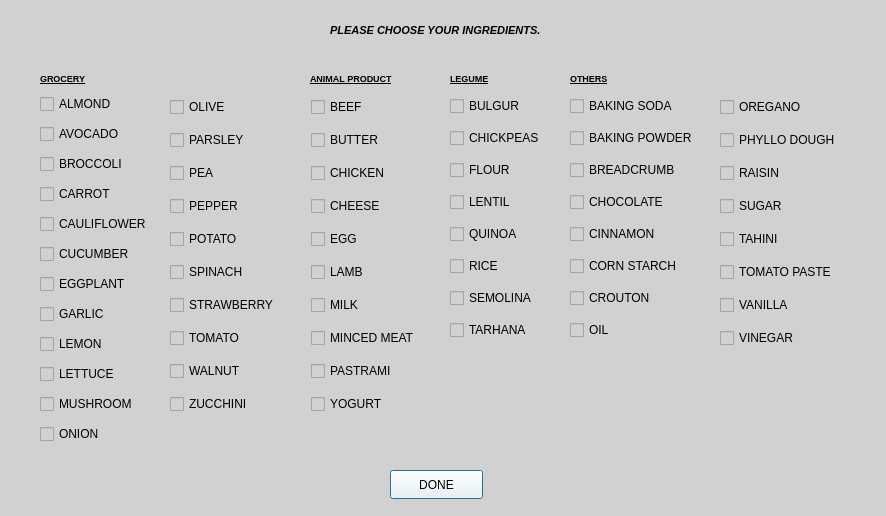
<?xml version="1.0" encoding="UTF-8"?>
<ui version="4.0">
 <class>Ingredients</class>
 <widget class="QDialog" name="Ingredients">
  <property name="geometry">
   <rect>
    <x>0</x>
    <y>0</y>
    <width>886</width>
    <height>516</height>
   </rect>
  </property>
  <property name="maximumSize">
   <size>
    <width>898</width>
    <height>516</height>
   </size>
  </property>
  <property name="font">
   <font>
    <pointsize>8</pointsize>
   </font>
  </property>
  <property name="windowTitle">
   <string>Dialog</string>
  </property>
  <property name="styleSheet">
   <string notr="true">background-color: rgb(209, 209, 209);</string>
  </property>
  <widget class="QLabel" name="label">
   <property name="geometry">
    <rect>
     <x>330</x>
     <y>20</y>
     <width>271</width>
     <height>20</height>
    </rect>
   </property>
   <property name="font">
    <font>
     <pointsize>8</pointsize>
     <italic>true</italic>
     <bold>true</bold>
    </font>
   </property>
   <property name="text">
    <string>PLEASE CHOOSE YOUR INGREDIENTS.</string>
   </property>
  </widget>
  <widget class="QPushButton" name="pushButton">
   <property name="geometry">
    <rect>
     <x>390</x>
     <y>470</y>
     <width>93</width>
     <height>29</height>
    </rect>
   </property>
   <property name="font">
    <font>
     <pointsize>9</pointsize>
    </font>
   </property>
   <property name="styleSheet">
    <string notr="true">background-color: rgb(255, 255, 255);</string>
   </property>
   <property name="text">
    <string>DONE</string>
   </property>
  </widget>
  <widget class="QLabel" name="label_2">
   <property name="geometry">
    <rect>
     <x>40</x>
     <y>70</y>
     <width>54</width>
     <height>16</height>
    </rect>
   </property>
   <property name="font">
    <font>
     <pointsize>7</pointsize>
     <italic>false</italic>
     <bold>true</bold>
     <underline>true</underline>
     <strikeout>false</strikeout>
    </font>
   </property>
   <property name="text">
    <string>GROCERY</string>
   </property>
  </widget>
  <widget class="QLabel" name="label_3">
   <property name="geometry">
    <rect>
     <x>310</x>
     <y>70</y>
     <width>105</width>
     <height>16</height>
    </rect>
   </property>
   <property name="font">
    <font>
     <pointsize>7</pointsize>
     <italic>false</italic>
     <bold>true</bold>
     <underline>true</underline>
    </font>
   </property>
   <property name="text">
    <string>ANIMAL PRODUCT</string>
   </property>
  </widget>
  <widget class="QLabel" name="label_4">
   <property name="geometry">
    <rect>
     <x>450</x>
     <y>70</y>
     <width>47</width>
     <height>16</height>
    </rect>
   </property>
   <property name="font">
    <font>
     <pointsize>7</pointsize>
     <italic>false</italic>
     <bold>true</bold>
     <underline>true</underline>
    </font>
   </property>
   <property name="text">
    <string>LEGUME</string>
   </property>
  </widget>
  <widget class="QLabel" name="label_5">
   <property name="geometry">
    <rect>
     <x>570</x>
     <y>70</y>
     <width>69</width>
     <height>16</height>
    </rect>
   </property>
   <property name="font">
    <font>
     <pointsize>7</pointsize>
     <italic>false</italic>
     <bold>true</bold>
     <underline>true</underline>
    </font>
   </property>
   <property name="text">
    <string>OTHERS</string>
   </property>
  </widget>
  <widget class="QWidget" name="layoutWidget">
   <property name="geometry">
    <rect>
     <x>450</x>
     <y>90</y>
     <width>117</width>
     <height>261</height>
    </rect>
   </property>
   <property name="font">
    <font>
     <pointsize>9</pointsize>
    </font>
   </property>
   <layout class="QGridLayout" name="gridLayout_2">
    <item row="0" column="0">
     <widget class="QCheckBox" name="checkBox_BULGUR">
      <property name="font">
       <font>
        <pointsize>9</pointsize>
       </font>
      </property>
      <property name="text">
       <string>BULGUR</string>
      </property>
     </widget>
    </item>
    <item row="1" column="0">
     <widget class="QCheckBox" name="checkBox_CHICKPEAS">
      <property name="font">
       <font>
        <pointsize>9</pointsize>
       </font>
      </property>
      <property name="text">
       <string>CHICKPEAS</string>
      </property>
     </widget>
    </item>
    <item row="2" column="0">
     <widget class="QCheckBox" name="checkBox_FLOUR">
      <property name="font">
       <font>
        <pointsize>9</pointsize>
       </font>
      </property>
      <property name="text">
       <string>FLOUR</string>
      </property>
     </widget>
    </item>
    <item row="3" column="0">
     <widget class="QCheckBox" name="checkBox_LENTIL">
      <property name="font">
       <font>
        <pointsize>9</pointsize>
       </font>
      </property>
      <property name="text">
       <string>LENTIL</string>
      </property>
     </widget>
    </item>
    <item row="4" column="0">
     <widget class="QCheckBox" name="checkBox_QUINOA">
      <property name="font">
       <font>
        <pointsize>9</pointsize>
       </font>
      </property>
      <property name="text">
       <string>QUINOA</string>
      </property>
     </widget>
    </item>
    <item row="5" column="0">
     <widget class="QCheckBox" name="checkBox_RICE">
      <property name="font">
       <font>
        <pointsize>9</pointsize>
       </font>
      </property>
      <property name="text">
       <string>RICE</string>
      </property>
     </widget>
    </item>
    <item row="6" column="0">
     <widget class="QCheckBox" name="checkBox_SEMOLINA">
      <property name="font">
       <font>
        <pointsize>9</pointsize>
       </font>
      </property>
      <property name="text">
       <string>SEMOLINA</string>
      </property>
     </widget>
    </item>
    <item row="7" column="0">
     <widget class="QCheckBox" name="checkBox_TARHANA">
      <property name="font">
       <font>
        <pointsize>9</pointsize>
       </font>
      </property>
      <property name="text">
       <string>TARHANA</string>
      </property>
     </widget>
    </item>
   </layout>
  </widget>
  <widget class="QWidget" name="layoutWidget">
   <property name="geometry">
    <rect>
     <x>311</x>
     <y>90</y>
     <width>131</width>
     <height>331</height>
    </rect>
   </property>
   <property name="font">
    <font>
     <pointsize>9</pointsize>
    </font>
   </property>
   <layout class="QGridLayout" name="gridLayout_3">
    <item row="0" column="0">
     <widget class="QCheckBox" name="checkBox_BEEF">
      <property name="font">
       <font>
        <pointsize>9</pointsize>
       </font>
      </property>
      <property name="text">
       <string>BEEF</string>
      </property>
     </widget>
    </item>
    <item row="1" column="0">
     <widget class="QCheckBox" name="checkBox_BUTTER">
      <property name="font">
       <font>
        <pointsize>9</pointsize>
       </font>
      </property>
      <property name="text">
       <string>BUTTER</string>
      </property>
     </widget>
    </item>
    <item row="2" column="0">
     <widget class="QCheckBox" name="checkBox_CHICKEN">
      <property name="font">
       <font>
        <pointsize>9</pointsize>
       </font>
      </property>
      <property name="text">
       <string>CHICKEN</string>
      </property>
     </widget>
    </item>
    <item row="3" column="0">
     <widget class="QCheckBox" name="checkBox_CHEESE">
      <property name="font">
       <font>
        <pointsize>9</pointsize>
       </font>
      </property>
      <property name="text">
       <string>CHEESE</string>
      </property>
     </widget>
    </item>
    <item row="4" column="0">
     <widget class="QCheckBox" name="checkBox_EGG">
      <property name="font">
       <font>
        <pointsize>9</pointsize>
       </font>
      </property>
      <property name="text">
       <string>EGG</string>
      </property>
     </widget>
    </item>
    <item row="5" column="0">
     <widget class="QCheckBox" name="checkBox_LAMB">
      <property name="font">
       <font>
        <pointsize>9</pointsize>
       </font>
      </property>
      <property name="text">
       <string>LAMB</string>
      </property>
     </widget>
    </item>
    <item row="6" column="0">
     <widget class="QCheckBox" name="checkBox_MILK">
      <property name="font">
       <font>
        <pointsize>9</pointsize>
       </font>
      </property>
      <property name="text">
       <string>MILK</string>
      </property>
     </widget>
    </item>
    <item row="7" column="0">
     <widget class="QCheckBox" name="checkBox_MINCEDMEAT">
      <property name="font">
       <font>
        <pointsize>9</pointsize>
       </font>
      </property>
      <property name="text">
       <string>MINCED MEAT</string>
      </property>
     </widget>
    </item>
    <item row="8" column="0">
     <widget class="QCheckBox" name="checkBox_PASTRAMI">
      <property name="font">
       <font>
        <pointsize>9</pointsize>
       </font>
      </property>
      <property name="text">
       <string>PASTRAMI</string>
      </property>
     </widget>
    </item>
    <item row="9" column="0">
     <widget class="QCheckBox" name="checkBox_YOGURT">
      <property name="font">
       <font>
        <pointsize>9</pointsize>
       </font>
      </property>
      <property name="text">
       <string>YOGURT</string>
      </property>
     </widget>
    </item>
   </layout>
  </widget>
  <widget class="QWidget" name="layoutWidget">
   <property name="geometry">
    <rect>
     <x>170</x>
     <y>90</y>
     <width>131</width>
     <height>331</height>
    </rect>
   </property>
   <property name="font">
    <font>
     <pointsize>9</pointsize>
    </font>
   </property>
   <layout class="QGridLayout" name="gridLayout_4">
    <item row="0" column="0">
     <widget class="QCheckBox" name="checkBox_OLIVE">
      <property name="font">
       <font>
        <pointsize>9</pointsize>
       </font>
      </property>
      <property name="text">
       <string>OLIVE</string>
      </property>
     </widget>
    </item>
    <item row="1" column="0">
     <widget class="QCheckBox" name="checkBox_PARSLEY">
      <property name="font">
       <font>
        <pointsize>9</pointsize>
       </font>
      </property>
      <property name="text">
       <string>PARSLEY</string>
      </property>
     </widget>
    </item>
    <item row="2" column="0">
     <widget class="QCheckBox" name="checkBox_PEA">
      <property name="font">
       <font>
        <pointsize>9</pointsize>
       </font>
      </property>
      <property name="text">
       <string>PEA</string>
      </property>
     </widget>
    </item>
    <item row="3" column="0">
     <widget class="QCheckBox" name="checkBox_PEPPER">
      <property name="font">
       <font>
        <pointsize>9</pointsize>
       </font>
      </property>
      <property name="text">
       <string>PEPPER</string>
      </property>
     </widget>
    </item>
    <item row="4" column="0">
     <widget class="QCheckBox" name="checkBox_POTATO">
      <property name="font">
       <font>
        <pointsize>9</pointsize>
       </font>
      </property>
      <property name="text">
       <string>POTATO</string>
      </property>
     </widget>
    </item>
    <item row="5" column="0">
     <widget class="QCheckBox" name="checkBox_SPINACH">
      <property name="font">
       <font>
        <pointsize>9</pointsize>
       </font>
      </property>
      <property name="text">
       <string>SPINACH</string>
      </property>
     </widget>
    </item>
    <item row="6" column="0">
     <widget class="QCheckBox" name="checkBox_STRAWBERRY">
      <property name="font">
       <font>
        <pointsize>9</pointsize>
       </font>
      </property>
      <property name="text">
       <string>STRAWBERRY</string>
      </property>
     </widget>
    </item>
    <item row="7" column="0">
     <widget class="QCheckBox" name="checkBox_TOMATO">
      <property name="font">
       <font>
        <pointsize>9</pointsize>
       </font>
      </property>
      <property name="text">
       <string>TOMATO</string>
      </property>
     </widget>
    </item>
    <item row="8" column="0">
     <widget class="QCheckBox" name="checkBox_WALNUT">
      <property name="font">
       <font>
        <pointsize>9</pointsize>
       </font>
      </property>
      <property name="text">
       <string>WALNUT</string>
      </property>
     </widget>
    </item>
    <item row="9" column="0">
     <widget class="QCheckBox" name="checkBox_ZUCCHINI">
      <property name="font">
       <font>
        <pointsize>9</pointsize>
       </font>
      </property>
      <property name="text">
       <string>ZUCCHINI</string>
      </property>
     </widget>
    </item>
   </layout>
  </widget>
  <widget class="QWidget" name="layoutWidget">
   <property name="geometry">
    <rect>
     <x>40</x>
     <y>90</y>
     <width>128</width>
     <height>367</height>
    </rect>
   </property>
   <property name="font">
    <font>
     <pointsize>9</pointsize>
    </font>
   </property>
   <layout class="QGridLayout" name="gridLayout_5">
    <item row="0" column="0">
     <widget class="QCheckBox" name="checkBox_ALMOND">
      <property name="font">
       <font>
        <pointsize>9</pointsize>
       </font>
      </property>
      <property name="text">
       <string>ALMOND</string>
      </property>
     </widget>
    </item>
    <item row="9" column="0">
     <widget class="QCheckBox" name="checkBox_LETTUCE">
      <property name="font">
       <font>
        <pointsize>9</pointsize>
       </font>
      </property>
      <property name="text">
       <string>LETTUCE</string>
      </property>
     </widget>
    </item>
    <item row="3" column="0">
     <widget class="QCheckBox" name="checkBox_CARROT">
      <property name="font">
       <font>
        <pointsize>9</pointsize>
       </font>
      </property>
      <property name="text">
       <string>CARROT</string>
      </property>
     </widget>
    </item>
    <item row="10" column="0">
     <widget class="QCheckBox" name="checkBox_MUSHROOM">
      <property name="font">
       <font>
        <pointsize>9</pointsize>
       </font>
      </property>
      <property name="text">
       <string>MUSHROOM</string>
      </property>
     </widget>
    </item>
    <item row="2" column="0">
     <widget class="QCheckBox" name="checkBox_BROCCOLI">
      <property name="font">
       <font>
        <pointsize>9</pointsize>
       </font>
      </property>
      <property name="text">
       <string>BROCCOLI</string>
      </property>
     </widget>
    </item>
    <item row="8" column="0">
     <widget class="QCheckBox" name="checkBox_LEMON">
      <property name="font">
       <font>
        <pointsize>9</pointsize>
       </font>
      </property>
      <property name="text">
       <string>LEMON</string>
      </property>
     </widget>
    </item>
    <item row="11" column="0">
     <widget class="QCheckBox" name="checkBox_ONION">
      <property name="font">
       <font>
        <pointsize>9</pointsize>
       </font>
      </property>
      <property name="text">
       <string>ONION</string>
      </property>
     </widget>
    </item>
    <item row="5" column="0">
     <widget class="QCheckBox" name="checkBox_CUCUMBER">
      <property name="font">
       <font>
        <pointsize>9</pointsize>
       </font>
      </property>
      <property name="text">
       <string>CUCUMBER</string>
      </property>
     </widget>
    </item>
    <item row="6" column="0">
     <widget class="QCheckBox" name="checkBox_EGGPLANT">
      <property name="font">
       <font>
        <pointsize>9</pointsize>
       </font>
      </property>
      <property name="text">
       <string>EGGPLANT</string>
      </property>
     </widget>
    </item>
    <item row="1" column="0">
     <widget class="QCheckBox" name="checkBox_AVOCADO">
      <property name="font">
       <font>
        <pointsize>9</pointsize>
       </font>
      </property>
      <property name="text">
       <string>AVOCADO</string>
      </property>
     </widget>
    </item>
    <item row="7" column="0">
     <widget class="QCheckBox" name="checkBox_GARLIC">
      <property name="font">
       <font>
        <pointsize>9</pointsize>
       </font>
      </property>
      <property name="text">
       <string>GARLIC</string>
      </property>
     </widget>
    </item>
    <item row="4" column="0">
     <widget class="QCheckBox" name="checkBox_CAULIFLOWER">
      <property name="text">
       <string>CAULIFLOWER</string>
      </property>
     </widget>
    </item>
   </layout>
  </widget>
  <widget class="QWidget" name="layoutWidget">
   <property name="geometry">
    <rect>
     <x>570</x>
     <y>90</y>
     <width>147</width>
     <height>261</height>
    </rect>
   </property>
   <layout class="QGridLayout" name="gridLayout">
    <item row="0" column="0">
     <widget class="QCheckBox" name="checkBox_BAKINGSODA">
      <property name="font">
       <font>
        <pointsize>9</pointsize>
       </font>
      </property>
      <property name="text">
       <string>BAKING SODA</string>
      </property>
     </widget>
    </item>
    <item row="1" column="0">
     <widget class="QCheckBox" name="checkBox_BAKINGPOWDER">
      <property name="font">
       <font>
        <pointsize>9</pointsize>
       </font>
      </property>
      <property name="text">
       <string>BAKING POWDER</string>
      </property>
     </widget>
    </item>
    <item row="2" column="0">
     <widget class="QCheckBox" name="checkBox_BREADCRUMB">
      <property name="font">
       <font>
        <pointsize>9</pointsize>
       </font>
      </property>
      <property name="text">
       <string>BREADCRUMB</string>
      </property>
     </widget>
    </item>
    <item row="3" column="0">
     <widget class="QCheckBox" name="checkBox_CHOCOLATE">
      <property name="font">
       <font>
        <pointsize>9</pointsize>
       </font>
      </property>
      <property name="text">
       <string>CHOCOLATE</string>
      </property>
     </widget>
    </item>
    <item row="4" column="0">
     <widget class="QCheckBox" name="checkBox_CINNAMON">
      <property name="font">
       <font>
        <pointsize>9</pointsize>
       </font>
      </property>
      <property name="text">
       <string>CINNAMON</string>
      </property>
     </widget>
    </item>
    <item row="5" column="0">
     <widget class="QCheckBox" name="checkBox_CORNSTARCH">
      <property name="font">
       <font>
        <pointsize>9</pointsize>
       </font>
      </property>
      <property name="text">
       <string>CORN STARCH</string>
      </property>
     </widget>
    </item>
    <item row="6" column="0">
     <widget class="QCheckBox" name="checkBox_CROUTON">
      <property name="font">
       <font>
        <pointsize>9</pointsize>
       </font>
      </property>
      <property name="text">
       <string>CROUTON</string>
      </property>
     </widget>
    </item>
    <item row="7" column="0">
     <widget class="QCheckBox" name="checkBox_OIL">
      <property name="font">
       <font>
        <pointsize>9</pointsize>
       </font>
      </property>
      <property name="text">
       <string>OIL</string>
      </property>
     </widget>
    </item>
   </layout>
  </widget>
  <widget class="QWidget" name="layoutWidget">
   <property name="geometry">
    <rect>
     <x>720</x>
     <y>90</y>
     <width>137</width>
     <height>271</height>
    </rect>
   </property>
   <layout class="QGridLayout" name="gridLayout_6">
    <item row="5" column="0">
     <widget class="QCheckBox" name="checkBox_TAHINI">
      <property name="font">
       <font>
        <pointsize>9</pointsize>
       </font>
      </property>
      <property name="text">
       <string>TAHINI</string>
      </property>
     </widget>
    </item>
    <item row="2" column="0">
     <widget class="QCheckBox" name="checkBox_PHYLLODOUGH">
      <property name="font">
       <font>
        <pointsize>9</pointsize>
       </font>
      </property>
      <property name="text">
       <string>PHYLLO DOUGH</string>
      </property>
     </widget>
    </item>
    <item row="6" column="0">
     <widget class="QCheckBox" name="checkBox_TOMATOPASTE">
      <property name="font">
       <font>
        <pointsize>9</pointsize>
       </font>
      </property>
      <property name="text">
       <string>TOMATO PASTE</string>
      </property>
     </widget>
    </item>
    <item row="4" column="0">
     <widget class="QCheckBox" name="checkBox_SUGAR">
      <property name="font">
       <font>
        <pointsize>9</pointsize>
       </font>
      </property>
      <property name="text">
       <string>SUGAR</string>
      </property>
     </widget>
    </item>
    <item row="3" column="0">
     <widget class="QCheckBox" name="checkBox_RAISIN">
      <property name="font">
       <font>
        <pointsize>9</pointsize>
       </font>
      </property>
      <property name="text">
       <string>RAISIN</string>
      </property>
     </widget>
    </item>
    <item row="7" column="0">
     <widget class="QCheckBox" name="checkBox_VANILLA">
      <property name="font">
       <font>
        <pointsize>9</pointsize>
       </font>
      </property>
      <property name="text">
       <string>VANILLA</string>
      </property>
     </widget>
    </item>
    <item row="8" column="0">
     <widget class="QCheckBox" name="checkBox_VINEGAR">
      <property name="font">
       <font>
        <pointsize>9</pointsize>
       </font>
      </property>
      <property name="text">
       <string>VINEGAR</string>
      </property>
     </widget>
    </item>
    <item row="0" column="0">
     <widget class="QCheckBox" name="checkBox_OREGANO">
      <property name="font">
       <font>
        <pointsize>9</pointsize>
       </font>
      </property>
      <property name="text">
       <string>OREGANO</string>
      </property>
     </widget>
    </item>
   </layout>
  </widget>
 </widget>
 <resources/>
 <connections/>
</ui>
